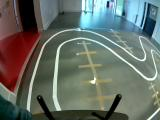
#> input picture mycar/data/images/1002_cam_image_array_.jpg, 160 x 120 px
$ python -i ddta_cvImage.py   (imports and definitions only)
#> lines starting #> are read from the running program, lines starting #| are printed output that depends on the picture; after the words box and inside, x2 and y2 are one past the last pixel; in counts of white or black regions, pixels touching at a corner belong together
#> further down, picture is the input picture: shape (120, 160, 3); mean B, G, R 102.1, 109.7, 101.3
import cv2 as cv
import numpy as np

class DDTA_CvImage(object):

    def __init__(self):
        #self.trapezoidal_mask = None
        print("DDTA : Image OpenCV Part activated")


    def run(self, image):
        if image is None or image[0] is None:
            return image

        image = image.copy()
        originalimage = image

        #crop basé sur original_2k22 dimensions : 216*162
        y=43
        x=0
        h=76
        w=216
        crop_img = image[y:y+h, x:x+w]
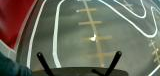
#> crop_img: shape (76, 160, 3); mean B, G, R 91.5, 106.7, 105

        ##ajout masque
        #wMask = cv.bitwise_and(origin,mask)
        #cv.imshow("1 - mask", wMask)

        ##niveau de gris
        gray = cv.cvtColor(crop_img, cv.COLOR_BGR2GRAY)
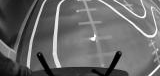
#> gray: shape (76, 160); min 0, max 252, mean 104.5

        ##noir & blanc
        (thresh, blackAndWhiteImage) = cv.threshold(gray, 127, 255, cv.THRESH_BINARY)
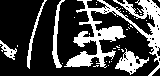
#> blackAndWhiteImage: shape (76, 160); 27.2% white; 38 white regions (33 under 20 px), largest, box (x1, y1, x2, y2) and area: (64, 0, 160, 76) 2281, (115, 48, 149, 75) 367, (52, 0, 65, 68) 273, (27, 0, 47, 69) 192, (0, 40, 17, 60) 129

        ##erosion
        kernel_size = 3     #3,5,7 aua choix
        #kernel = np.ones((kernel_size,kernel_size),np.uint8)
        #kernel = cv.getStructuringElement(cv.MORPH_ELLIPSE,(kernel_size,kernel_size))
        kernel = cv.getStructuringElement(cv.MORPH_CROSS,(kernel_size,kernel_size))

        erosion = cv.erode(blackAndWhiteImage,kernel,iterations = 1)
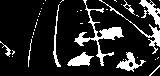
#> erosion: shape (76, 160); 14.8% white; 37 white regions (27 under 20 px), largest, box (x1, y1, x2, y2) and area: (74, 0, 124, 66) 575, (99, 0, 160, 54) 251, (139, 0, 160, 28) 223
        #erosion = cv.erode(blackAndWhiteImage,cv.MORPH_OPEN,kernel)


#> (the run stopped early here; a loop or call above may not have finished)

$ run again, on mycar/data/images/1023_cam_image_array_.jpg
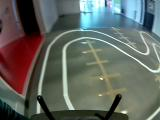
#> input picture mycar/data/images/1023_cam_image_array_.jpg, 160 x 120 px
#> picture is the input picture: shape (120, 160, 3); mean B, G, R 95.6, 101.9, 96.7
#> in run, `(thresh, blackAndWhiteImage) = cv.threshold(gray, 127, 255, cv.THRESH_..`:
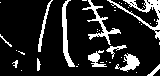
#> blackAndWhiteImage: shape (76, 160); 15.3% white; 40 white regions (29 under 20 px), largest, box (x1, y1, x2, y2) and area: (107, 0, 160, 40) 442, (82, 0, 121, 45) 334, (62, 0, 75, 67) 309
#> in run, `erosion = cv.erode(blackAndWhiteImage,kernel,iterations = 1)`:
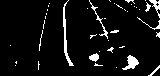
#> erosion: shape (76, 160); 6.5% white; 41 white regions (31 under 20 px), largest, box (x1, y1, x2, y2) and area: (63, 0, 74, 66) 169, (122, 55, 139, 70) 125, (89, 0, 108, 39) 87
